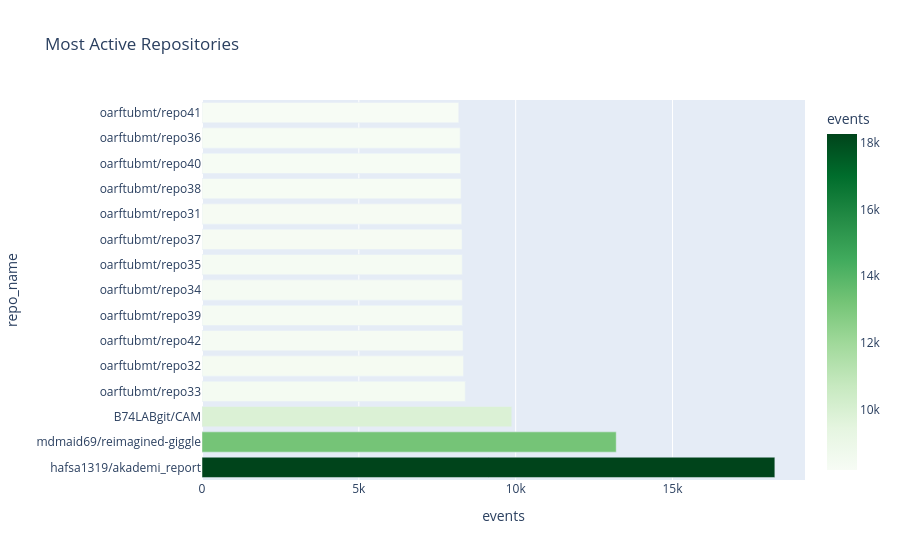

The notebook cell this image was saved under:
### Code cell
repos = con.execute("""
    SELECT repo_name, COUNT(*) as events
    FROM stg_events
    GROUP BY repo_name
    ORDER BY events DESC
    LIMIT 15
""").df()

fig5 = px.bar(repos, x='events', y='repo_name',
              orientation='h',
              title='Most Active Repositories',
              color='events', color_continuous_scale='greens')
fig5.show()

### Figure 1 — Plotly figure (JSON) as saved in the notebook; plotly's stock layout.template omitted (floating-point values rounded to 4 significant figures)
{"data": [{"hovertemplate": "events=%{marker.color}<br>repo_name=%{y}<extra></extra>", "legendgroup": "", "marker": {"color": [18263, 13206, 9876, 8394, 8337, 8322, 8300, 8299, 8296, 8290, 8280, 8259, 8242, 8231, 8187], "coloraxis": "coloraxis", "pattern": {"shape": ""}}, "name": "", "orientation": "h", "showlegend": false, "textposition": "auto", "type": "bar", "x": [18263, 13206, 9876, 8394, 8337, 8322, 8300, 8299, 8296, 8290, 8280, 8259, 8242, 8231, 8187], "xaxis": "x", "y": ["hafsa1319/akademi_report", "mdmaid69/reimagined-giggle", "B74LABgit/CAM", "oarftubmt/repo33", "oarftubmt/repo32", "oarftubmt/repo42", "oarftubmt/repo39", "oarftubmt/repo34", "oarftubmt/repo35", "oarftubmt/repo37", "oarftubmt/repo31", "oarftubmt/repo38", "oarftubmt/repo40", "oarftubmt/repo36", "oarftubmt/repo41"], "yaxis": "y"}], "layout": {"barmode": "relative", "coloraxis": {"colorbar": {"title": {"text": "events"}}, "colorscale": [[0, "rgb(247,252,245)"], [0.125, "rgb(229,245,224)"], [0.25, "rgb(199,233,192)"], [0.375, "rgb(161,217,155)"], [0.5, "rgb(116,196,118)"], [0.625, "rgb(65,171,93)"], [0.75, "rgb(35,139,69)"], [0.875, "rgb(0,109,44)"], [1, "rgb(0,68,27)"]]}, "legend": {"tracegroupgap": 0}, "title": {"text": "Most Active Repositories"}, "xaxis": {"anchor": "y", "domain": [0, 1], "title": {"text": "events"}}, "yaxis": {"anchor": "x", "domain": [0, 1], "title": {"text": "repo_name"}}}}
